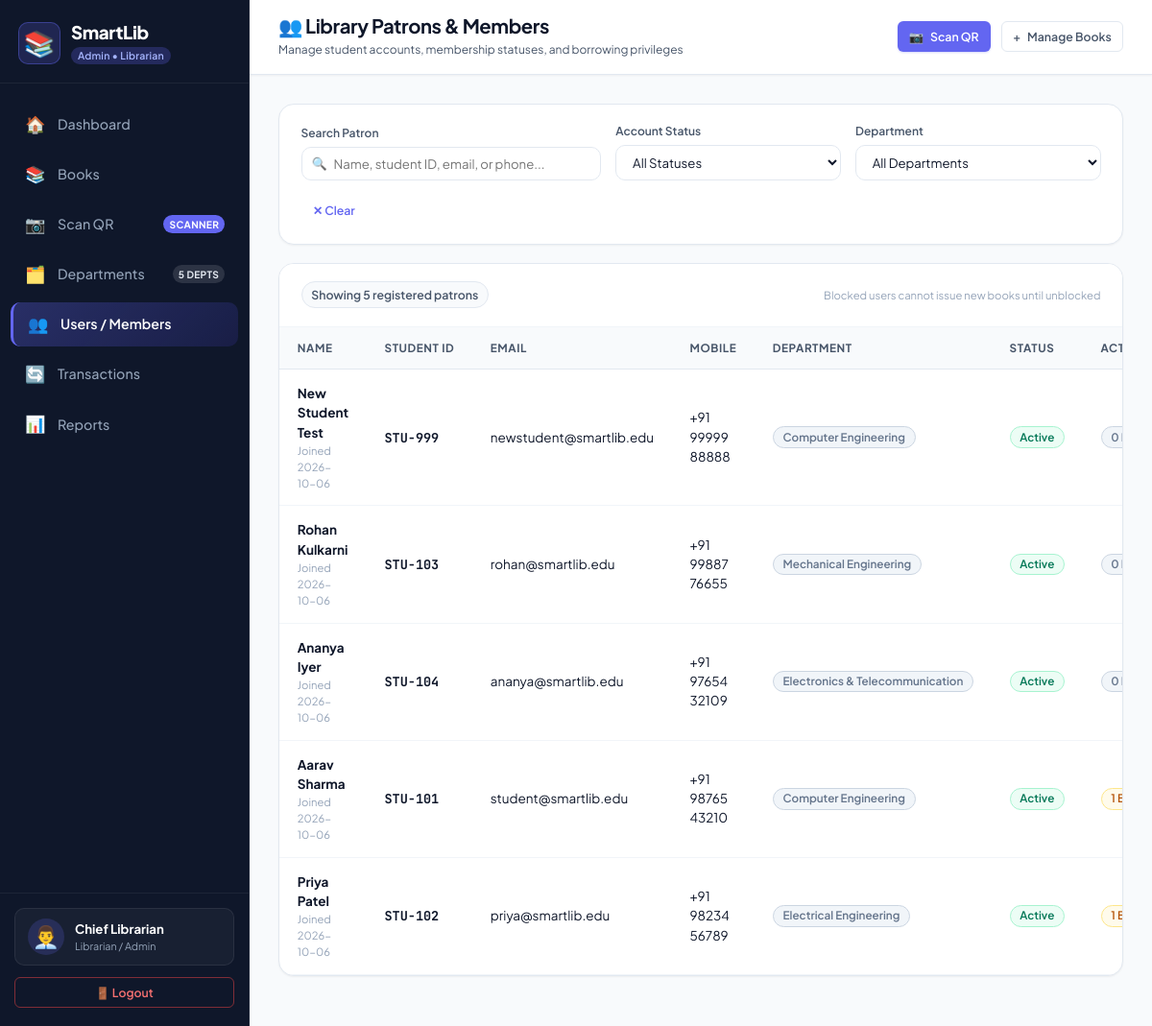
Page /admin/users (signed in) on the committed database.
### tables this page shows
CREATE TABLE users (
        id INTEGER PRIMARY KEY AUTOINCREMENT,
        full_name TEXT NOT NULL,
        student_id TEXT UNIQUE,
        email TEXT UNIQUE NOT NULL,
        mobile TEXT,
        department_id INTEGER,
        password_hash TEXT NOT NULL,
        role TEXT NOT NULL DEFAULT 'user',
        status TEXT NOT NULL DEFAULT 'active',
        created_at TIMESTAMP DEFAULT CURRENT_TIMESTAMP,
        FOREIGN KEY (department_id) REFERENCES departments(id) ON DELETE SET NULL
    );

CREATE TABLE departments (
        id INTEGER PRIMARY KEY AUTOINCREMENT,
        name TEXT UNIQUE NOT NULL,
        code TEXT UNIQUE NOT NULL,
        description TEXT
    );

### routes/admin.py (the view)
@admin_bp.route('/users')
@login_required
@role_required('librarian')
def users():
    search = request.args.get('search', '').strip()
    status_filter = request.args.get('status')
    dept_id = request.args.get('department_id')
    user_list = get_all_users(
        search=search,
        role='user',  # only students/patrons in the user list
        status=status_filter,
        department_id=dept_id
    )
    departments = get_all_departments()
    return render_template(
        'users.html',
        users=user_list,
        departments=departments,
        search_query=search,
        selected_status=status_filter,
        selected_dept=dept_id
    )

### models/db.py (called while the page is built)
def get_db_connection():
    conn = sqlite3.connect(Config.DATABASE)
    conn.row_factory = sqlite3.Row
    conn.execute("PRAGMA foreign_keys = ON;")
    return conn

### models/department.py (called while the page is built)
def get_all_departments():
    conn = get_db_connection()
    depts = conn.execute("SELECT * FROM departments ORDER BY id ASC").fetchall()
    conn.close()
    return depts

### models/user.py (called while the page is built)
def get_user_by_id(user_id):
    conn = get_db_connection()
    user = conn.execute("""
        SELECT u.*, d.name AS department_name, d.code AS department_code
        FROM users u
        LEFT JOIN departments d ON u.department_id = d.id
        WHERE u.id = ?
    """, (user_id,)).fetchone()
    conn.close()
    return user

### routes/__init__.py (called while the page is built)
def login_required(f):
    @wraps(f)
    def decorated_function(*args, **kwargs):
        if 'user_id' not in session:
            flash("Please log in to access this page.", "warning")
            return redirect(url_for('auth.login', next=request.path))
        return f(*args, **kwargs)
    return decorated_function

def role_required(*allowed_roles):
    def decorator(f):
        @wraps(f)
        def decorated_function(*args, **kwargs):
            if 'user_id' not in session:
                flash("Please log in to continue.", "warning")
                return redirect(url_for('auth.login'))
            user_role = session.get('role')
            if user_role not in allowed_roles:
                flash("Access denied: You do not have permission to view that administrative page.", "danger")
                if user_role == 'user':
                    return redirect(url_for('user.dashboard'))
                return redirect(url_for('auth.login'))
            return f(*args, **kwargs)
        return decorated_function
    return decorator

### templates/users.html (shortened to what this page needs)
{% extends "base.html" %}
{% block page_title %}👥 Library Patrons &amp; Members{% endblock %}
{% block page_subtitle %}Manage student accounts, membership statuses, and borrowing privileges{% endblock %}
{% block content %}
<div class="card filter-card">
  <form method="GET" action="{{ url_for('admin.users') }}" class="filter-grid members-filter-grid">
    <div class="filter-group">
      <label for="search">Search Patron</label>
      <div class="input-with-icon">
        <span class="field-icon">🔍</span>
        <input type="text" id="search" name="search" value="{{ search_query or '' }}" placeholder="Name, student ID, email, or phone...">
      </div>
    </div>
    <div class="filter-group">
      <label for="status">Account Status</label>
      <select id="status" name="status" class="form-select" onchange="this.form.submit()">
        <option value="">All Statuses</option>
      </select>
    </div>
    <div class="filter-group">
      <label for="department_id">Department</label>
      <select id="department_id" name="department_id" class="form-select" onchange="this.form.submit()">
        <option value="">All Departments</option>
      </select>
    </div>
    <div class="filter-action-group">
      <a href="{{ url_for('admin.users') }}" class="btn btn-ghost btn-sm">✕ Clear</a>
    </div>
  </form>
</div>
<div class="card">
  <div class="card-header flex-between">
    <span class="count-badge">Showing {{ users|length }} registered patrons</span>
    <span class="text-muted text-xs">Blocked users cannot issue new books until unblocked</span>
  </div>
  <div class="card-body p-0">
    <div class="table-responsive">
      <table class="data-table">
        <thead>
          <tr>
            <th>Name</th>
            <th>Student ID</th>
            <th>Email</th>
            <th>Mobile</th>
            <th>Department</th>
            <th>Status</th>
            <th>Active Loans</th>
          </tr>
        </thead>
        <tbody>
          {% if users %}
            {% for u in users %}
              <tr>
                <td>
                  <div class="table-cell-title">{{ u.full_name }}</div>
                  <div class="table-cell-subtitle text-xs text-muted">Joined {{ u.created_at[:10] }}</div>
                </td>
                <td class="font-mono text-sm"><strong>{{ u.student_id or '—' }}</strong></td>
                <td>{{ u.email }}</td>
                <td>{{ u.mobile or '—' }}</td>
                <td><span class="badge badge-muted">{{ u.department_name or 'General' }}</span></td>
                <td>
                  {% if u.status == 'active' %}
                    <span class="badge badge-success" id="status-badge-{{ u.id }}">Active</span>
                  {% else %}
                    <span class="badge badge-danger" id="status-badge-{{ u.id }}">Blocked</span>
                  {% endif %}
                </td>
                <td>
                  <span class="badge {{ 'badge-warning' if u.active_loans_count > 0 else 'badge-muted' }}">
                    {{ u.active_loans_count }} Books
                  </span>
                </td>
              </tr>
            {% endfor %}
          {% else %}
            <tr>
              <td colspan="8" class="text-center text-muted" style="padding: 2.5rem;">
                No patrons found matching your search.
              </td>
            </tr>
          {% endif %}
        </tbody>
      </table>
    </div>
  </div>
</div>
{% endblock %}

### templates/base.html (shortened to what this page needs)
<!DOCTYPE html>
<html lang="en">
<head>
  <link rel="stylesheet" href="{{ url_for('static', filename='css/style.css') }}">
</head>
<body>
  <div class="app-container">
    <aside class="sidebar" id="sidebar">
      <div class="sidebar-header">
        <div class="logo-box">
          <span class="logo-icon">📚</span>
          <div class="logo-text">
            <h2>SmartLib</h2>
            <span class="version-badge">
              {% if current_user and current_user.role == 'librarian' %}
                Admin • Librarian
              {% else %}
                Student Portal
              {% endif %}
            </span>
          </div>
        </div>
      </div>
      <nav class="sidebar-nav">
        <ul class="nav-list">
          {% if current_user and current_user.role == 'librarian' %}
            <li class="nav-item">
              <a href="{{ url_for('admin.dashboard') }}" class="nav-link {% if request.endpoint == 'admin.dashboard' %}active{% endif %}">
                <span class="nav-icon">🏠</span>
                <span class="nav-label">Dashboard</span>
              </a>
            </li>
            <li class="nav-item">
              <a href="{{ url_for('books.books_list') }}" class="nav-link {% if request.endpoint == 'books.books_list' %}active{% endif %}">
                <span class="nav-icon">📚</span>
                <span class="nav-label">Books</span>
              </a>
            </li>
            <li class="nav-item">
              <a href="{{ url_for('books.scan_qr') }}" class="nav-link {% if request.endpoint == 'books.scan_qr' %}active{% endif %}">
                <span class="nav-icon">📷</span>
                <span class="nav-label">Scan QR</span>
                <span class="nav-tag new-tag">Scanner</span>
              </a>
            </li>
            <li class="nav-item">
              <a href="{{ url_for('books.departments') }}" class="nav-link {% if request.endpoint == 'books.departments' %}active{% endif %}">
                <span class="nav-icon">🗂️</span>
                <span class="nav-label">Departments</span>
                <span class="nav-tag depts-tag">5 Depts</span>
              </a>
            </li>
            <li class="nav-item">
              <a href="{{ url_for('admin.users') }}" class="nav-link {% if request.endpoint == 'admin.users' %}active{% endif %}">
                <span class="nav-icon">👥</span>
                <span class="nav-label">Users / Members</span>
              </a>
            </li>
            <li class="nav-item">
              <a href="{{ url_for('transactions.transactions_list') }}" class="nav-link {% if request.endpoint == 'transactions.transactions_list' %}active{% endif %}">
                <span class="nav-icon">🔄</span>
                <span class="nav-label">Transactions</span>
              </a>
            </li>
            <li class="nav-item">
              <a href="{{ url_for('admin.reports') }}" class="nav-link {% if request.endpoint == 'admin.reports' %}active{% endif %}">
                <span class="nav-icon">📊</span>
                <span class="nav-label">Reports</span>
              </a>
            </li>
          {% endif %}
        </ul>
      </nav>
      <div class="sidebar-footer">
        <div class="user-profile-badge">
          <div class="user-avatar">
            {% if current_user and current_user.role == 'librarian' %}👨‍💼{% else %}🎓{% endif %}
          </div>
          <div class="user-meta">
            <span class="user-name">{{ current_user.full_name if current_user else 'Patron' }}</span>
            <span class="user-role">
              {% if current_user and current_user.role == 'librarian' %}
                Librarian / Admin
              {% else %}
                Student ({{ current_user.student_id if current_user else '' }})
              {% endif %}
            </span>
          </div>
        </div>
        <a href="{{ url_for('auth.logout') }}" class="btn btn-outline-danger btn-sm btn-block" title="Log out from SmartLib">
          🚪 Logout
        </a>
      </div>
    </aside>
    <main class="main-wrapper">
      <header class="topbar">
        <div class="topbar-left">
          <div class="page-title-box">
            <h1 class="page-title">{% block page_title %}SmartLib{% endblock %}</h1>
            <span class="page-subtitle">{% block page_subtitle %}Smart Library Management System{% endblock %}</span>
          </div>
        </div>
        <div class="topbar-actions">
          {% if current_user and current_user.role == 'librarian' %}
            <a href="{{ url_for('books.scan_qr') }}" class="btn btn-primary btn-sm">
              <span class="btn-icon">📷</span> Scan QR
            </a>
            <a href="{{ url_for('books.books_list') }}" class="btn btn-secondary btn-sm">
              <span class="btn-icon">+</span> Manage Books
            </a>
          {% endif %}
        </div>
      </header>
      <div class="content-body">
        {% block content %}{% endblock %}
      </div>
    </main>
  </div>
</body>
</html>

### rows in the picture
users: full_name "Chief Librarian"
users: full_name "New Student Test", created_at "2026-10-06", student "STU-999", email "newstudent@smartlib.edu", mobile "+91 99999 88888", name "Computer Engineering", active_loans_count "0"
users: full_name "Rohan Kulkarni", created_at "2026-10-06", student "STU-103", email "rohan@smartlib.edu", mobile "+91 99887 76655", name "Mechanical Engineering", active_loans_count "0"
users: full_name "Ananya Iyer", created_at "2026-10-06", student "STU-104", email "ananya@smartlib.edu", mobile "+91 97654 32109", name "Electronics & Telecommunication", active_loans_count "0"
users: full_name "Aarav Sharma", created_at "2026-10-06", student "STU-101", email "student@smartlib.edu", mobile "+91 98765 43210", name "Computer Engineering", active_loans_count "1"
users: full_name "Priya Patel", created_at "2026-10-06", student "STU-102", email "priya@smartlib.edu", mobile "+91 98234 56789", name "Electrical Engineering", active_loans_count "1"

### other values in the picture
{{ users|length }} "5"
